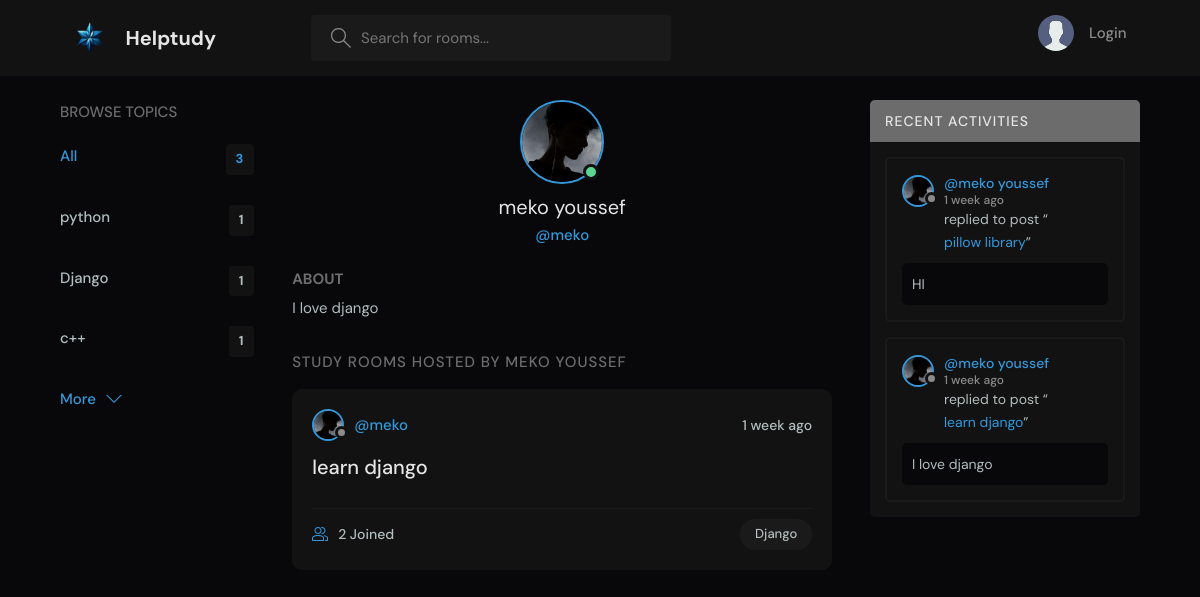
/user-profile/3/, run on the app's committed database.
### communityApp/models.py (models this page shows, shortened)
class Topic(models.Model):
    name = models.CharField(max_length=200)

class User(AbstractUser):
    name = models.CharField(max_length=255, null=True)
    email = models.EmailField(unique=True, max_length=254, null=True)
    bio = models.TextField(null=True)
    avatar = models.ImageField(null=True, default="avatar.svg")
    USERNAME_FIELD = "email"
    REQUIRED_FIELDS = []
    def __str__(self):
        return self.name

class Room(models.Model):
    host = models.ForeignKey(User, on_delete=models.SET_NULL, null=True)
    topic = models.ForeignKey(Topic, on_delete=models.SET_NULL, null=True)
    name = models.CharField(max_length=200)
    description = models.TextField(null=True, blank=True)
    participants = models.ManyToManyField(User, related_name="participants", blank=True)
    updated = models.DateTimeField(auto_now=True)
    created = models.DateTimeField(auto_now_add=True)
    class Meta:
        ordering = ["-updated", "-created"]
    def __str__(self):
        return self.name

class Message(models.Model):
    user = models.ForeignKey(User, on_delete=models.CASCADE)
    room = models.ForeignKey(Room, on_delete=models.CASCADE)
    body = models.TextField()
    updated = models.DateTimeField(auto_now=True)
    created = models.DateTimeField(auto_now_add=True)
    class Meta:
        ordering = ["-updated", "-created"]

### communityApp/views.py (the view)
# urls.py: path("user-profile/<int:pk>/", views.userProfile, name="user-profile"),
def userProfile(request, pk):
    user = User.objects.get(id=pk)
    rooms = user.room_set.all()
    roomMessage = user.message_set.all()
    topics = Topic.objects.all()
    context = {
        "user": user,
        "rooms": rooms,
        "roomMessages": roomMessage,
        "topics": topics,
    }
    return render(request, "communityApp/profile.html", context)

### communityApp/templates/communityApp/profile.html (shortened to what this page needs)
{% extends "base.html" %}
{% block content %}
  <main class="profile-page layout layout--3">
    <div class="container">
      {% include "communityApp/topics.html" %}
      <div class="roomList">
        <div class="profile">
          <div class="profile__avatar">
            <div class="avatar avatar--large active">
              <img src="{{user.avatar.url}}" />
            </div>
          </div>
          <div class="profile__info">
            <h3>{{ user.name }}</h3>
            <p>@{{ user.username }}</p>
          </div>
          <div class="profile__about">
            <h3>About</h3>
            <p>
              {{user.bio}}
            </p>
          </div>
        </div>
        <div class="roomList__header">
          <div>
            <h2>Study Rooms Hosted by {{ user.name }}</a>
            </h2>
          </div>
        </div>
        {% include "communityApp/feed.html" %}
      </div>
      {% include "communityApp/activity.html" %}
    </div>
  </main>
{% endblock content %}

### templates/base.html (shortened to what this page needs)
<!DOCTYPE html>
{% load static %}
<html lang="en">
  <head>
    <link rel="stylesheet" href="{% static "styles/styles.css" %}" />
  </head>
  <body>
    {% include "navbar.html" %}
    {% block content %}{% endblock content %}
  </body>
</html>

### templates/navbar.html (shortened to what this page needs)
{% load static %}
<header class="header header--loggedIn">
    <div class="container">
      <a href="{% url "index" %}" class="header__logo">
        <img src="{% static "images/logo.png" %}" />
        <h1>Helptudy</h1>
      </a>
      <form class="header__search" method="GET" action="{% url "index" %}">
        <label>
          <input name="q" placeholder="Search for rooms..." />
        </label>
      </form>
      <nav class="header__menu">
        {% if request.user.is_authenticated %}
        <div class="header__user">
          <a href="{% url 'update-user' %}">
            <div class="avatar avatar--medium active">
              <img src="{{user.avatar.url}}" />
            </div>
            <p>{{request.user.name}} <span>@{{request.user.username}}</span></p>
          </a>
          <button class="dropdown-button">
            <svg version="1.1" xmlns="http://www.w3.org/2000/svg" width="32" height="32" viewBox="0 0 32 32">
              <title>chevron-down</title>
              <path d="M16 21l-13-13h-3l16 16 16-16h-3l-13 13z"></path>
            </svg>
          </button>
        </div>
        {% else %}
        <a href="{% url "login" %}">
          <img src="{% static "images/avatar.svg" %}" />
          <p>Login</p>
        </a>
        {% endif %}
      </nav>
    </div>
  </header>

### communityApp/templates/communityApp/topics.html
<div class="topics">
    <div class="topics__header">
      <h2>Browse Topics</h2>
    </div>
    <ul class="topics__list">
      <li>
        <a href="{% url "index" %}" class="active">All <span>{{topics.count}}</span></a>
      </li>
      {% for topic in topics %}
      <li>
        <a href="{% url 'index' %}?q={{ topic.name }}">{{ topic.name }}<span>{{ topic.room_set.all.count }}</span></a>
      </li>
      {% endfor %}
    </ul>
    <a class="btn btn--link" href="{% url "topics" %}">
      More
      <svg version="1.1" xmlns="http://www.w3.org/2000/svg" width="32" height="32" viewBox="0 0 32 32">
        <title>chevron-down</title>
        <path d="M16 21l-13-13h-3l16 16 16-16h-3l-13 13z"></path>
      </svg>
    </a>
  </div>

### communityApp/templates/communityApp/feed.html (shortened to what this page needs)
{% for room in rooms %}
<div class="roomListRoom">
    <div class="roomListRoom__header">
      <a href="{% url 'user-profile' room.host.id %}" class="roomListRoom__author">
        <div class="avatar avatar--small">
          <img src="{{room.host.avatar.url}}" />
        </div>
        <span>@{{room.host.username}}</span>
      </a>
      <div class="roomListRoom__actions">
        <span>{{room.created | timesince}} ago</span>
      </div>
    </div>
    <div class="roomListRoom__content">
      <a href="{% url 'room' room.id %}">{{ room.name }}</a>
    </div>
    <div class="roomListRoom__meta">
      <a href="{% url 'room' room.id %}" class="roomListRoom__joined">
        {{room.participants.all.count}} Joined
      </a>
      <p class="roomListRoom__topic">{{room.topic.name}}</p>
    </div>
  </div>
  {% endfor %}

### communityApp/templates/communityApp/activity.html (shortened to what this page needs)
<div class="activities">
    <div class="activities__header">
      <h2>Recent Activities</h2>
    </div>
    {% for message in roomMessages %}
    <div class="activities__box">
      <div class="activities__boxHeader roomListRoom__header">
        <a href="{% url 'user-profile' message.user.id %}" class="roomListRoom__author">
          <div class="avatar avatar--small">
            <img src="{{message.user.avatar.url}}" />
          </div>
          <p>
            @{{message.user}}
            <span>{{message.created | timesince}} ago</span>
          </p>
        </a>
      </div>
      <div class="activities__boxContent">
        <p>replied to post “<a href="{%url 'room' message.room.id %}">{{message.room}}</a>”</p>
        <div class="activities__boxRoomContent">
          {{message.body}}
        </div>
      </div>
    </div>
    {% endfor %}
  </div>

### data on the page
Topic: name "python", room_set.all.count "1"
Topic: name "Django", room_set.all.count "1"
Topic: name "c++", room_set.all.count "1"
User: avatar (picture), name "meko youssef", username "meko", bio "I love django", name "MEKO YOUSSEF"
Room: host.avatar (picture), host.username "meko", created "1 week", name "learn django", participants.all.count "2", topic.name "Django"
Message: user.avatar (picture), user "meko youssef", created "1 week", room "pillow library", body "HI"
Message: user.avatar (picture), user "meko youssef", created "1 week", room "learn django", body "I love django"

### other printed values
{{ topics.count }} "3"
